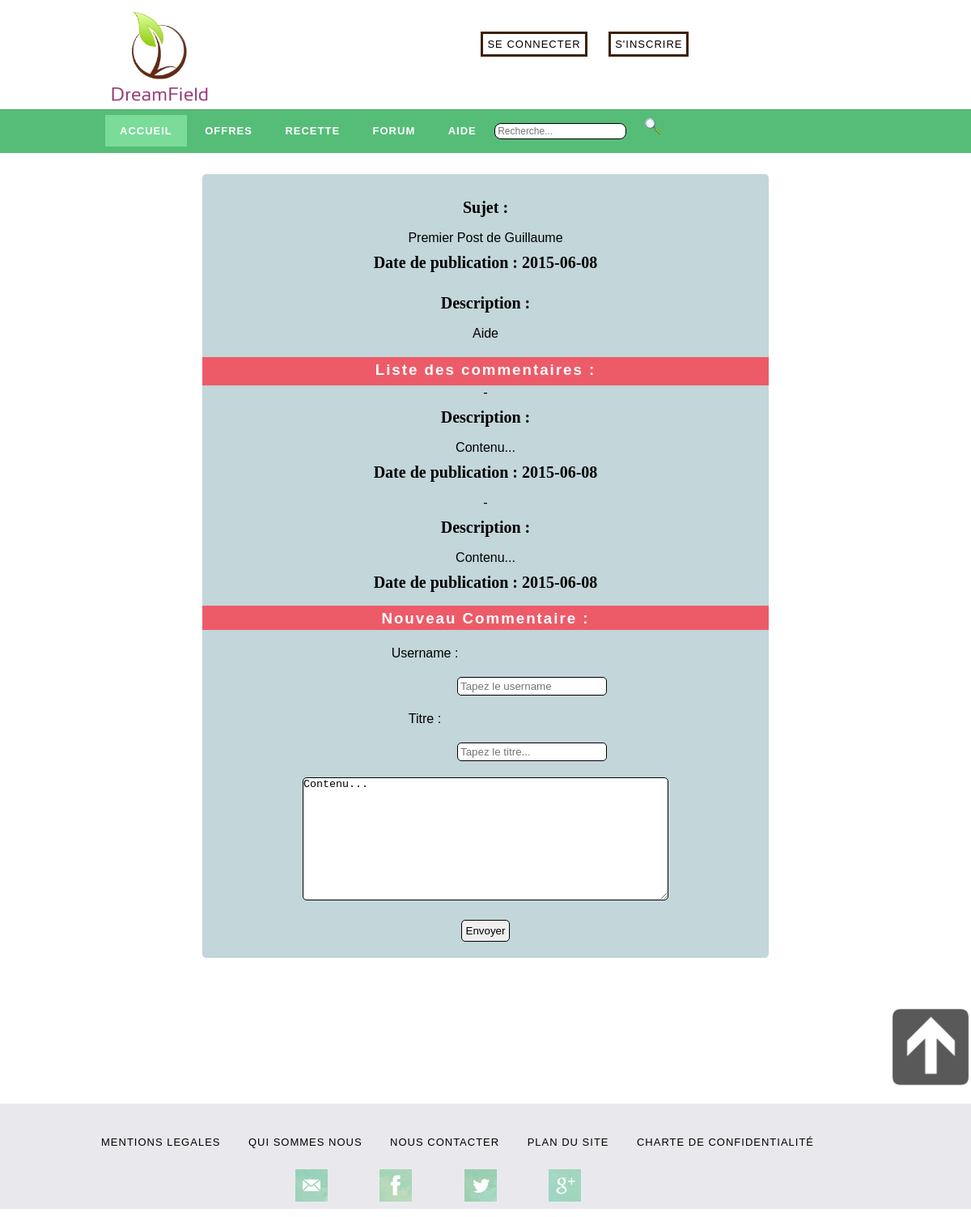
Screenshot of /?page=sujet&id=24 with the database file from the repository.
### tables this page shows
CREATE TABLE `forum` (
`id` int(11) NOT NULL,
  `titre` varchar(30) NOT NULL,
  `username` varchar(20) NOT NULL,
  `question` varchar(255) NOT NULL,
  `date_de_publication` date NOT NULL
);

CREATE TABLE `commentaires` (
`id` int(11) NOT NULL,
  `id_sujet` int(11) NOT NULL,
  `titre` varchar(30) NOT NULL,
  `contenu` varchar(255) NOT NULL,
  `username` varchar(20) NOT NULL,
  `date_de_publication` date NOT NULL
);

### controleurs/sujet.php (called while the page is built)
<?php
require('vues/sujet.php');
?>

### vues/sujet.php (the view)
<?php
		$req = $bdd->query('SELECT id, titre, username, question, date_de_publication FROM forum');?>
<div id="container_sujet">
	<div id="container-bis_sujet">
		<div id="principal_sujet">
			<h3 class="donnee_sujet" >Sujet :</h3>
		</div>
		<?php
		while($cat=$req->fetch())
		{
			if($cat['id']==$_GET['id'])
			{
				?>
			<fieldset>
					<legend><?php echo $cat['titre']." de ".$cat['username'] ?></legend>
					<h3 class="donnee_sujet" id="ddp_sujet">Date de publication : <?php echo $cat['date_de_publication']?></h3>
					<h3 class="donnee_sujet" >Description : </h3><?php echo $cat['question'] ?>
			</fieldset>
			<?php
			}
		}
		$req = $bdd->query('SELECT id, id_sujet, titre, contenu, username, date_de_publication FROM commentaires');?>
		<div id="liste_sujet">
			<h3 id="liste-bis_sujet">Liste des commentaires :</h3>
		</div>
		<?php
			while($cat=$req->fetch())
			{
				if($cat['id_sujet']==$_GET['id'])
					{
		?>
		        <fieldset>
		        	<?php echo $cat['titre'] ?> - <?php echo $cat['username']?>
					<h4 class="donnee_sujet" >Description : </h4><?php echo $cat['contenu'] ?>
					<h4 class="donnee_sujet" >Date de publication : <?php echo $cat['date_de_publication']?> </h4>
				</fieldset>
				<?php
				}
			}
				?>
		<fieldset>
			<div id="newcomment-titre_sujet">
				<h3 class="donneebis_sujet">Nouveau Commentaire :</h3>
			</div>
				<form method="post" action="?page=deposermessage&id=<?php echo $_GET['id'] ?>" >
					<div id="newcomment_sujet">
		                <div class="newcomment-bis_sujet" >Username :</div>  <input class="champ_sujet" type="text" name="username" id="username" placeholder="Tapez le username" /></br>
		                <div class="newcomment-bis_sujet" >Titre :</div>  	<input class="champ_sujet" type="text" name="titre" id="titre" placeholder="Tapez le titre..." /></br>
		            </div>
		            <textarea  id="contenu_sujet" name="contenu" rows="8" cols="45">Contenu...</textarea></br>
		            <input id="envoyer_sujet" type="submit" value="Envoyer" />
	            </form>
		</fieldset>
	</div>
</div>

### static/css/Style_accueil.css (style rules this page uses)
body { font-family: helvetica; }
* { margin: 0px; padding: 0px; border: 0px; text-decoration: none; list-style-type: none; color: black; }

### static/css/Style_connexion.css (style rules this page uses)
body { font-family: helvetica; }
* { margin: 0px; padding: 0px; border: 0px; text-decoration: none; list-style-type: none; color: black; }

### static/css/Style_redirection.css (style rules this page uses)
body { font-family: helvetica; }
* { margin: 0px; padding: 0px; border: 0px; text-decoration: none; list-style-type: none; color: black; }

### static/css/Style_DeposerAnnonce.css (style rules this page uses)
body { font-family: helvetica; }
textarea { min-width:450px; height: 150px; max-width: 450px; }

### static/css/Style_sujet.css (style rules this page uses)
#container_sujet { width: 700px; margin: 0 auto; }
#container-bis_sujet { width: 700px; margin-top: 80px; margin-bottom: 60px; background-color: #C3D6DA; text-align: center; border-radius: 5px; }
.donnee_sujet { height: 40px; width: 400px; padding-top: 10px; margin: 0 auto; font-family: impact; font-size: 20px; }
#liste_sujet { height: 30px; margin-top: 20px; padding-top: 5px; background-color: #ED5B69; }
#liste-bis_sujet { color: #FFF; letter-spacing: 2px; }
#principal_sujet { padding-top: 20px; }
.champ_sujet { border: 1px solid; border-radius: 5px; float: right; margin-top: 20px; }
#contenu_sujet { border: 1px solid; border-radius: 5px; margin: 20px; }
.donneebis_sujet { width: 400px; padding-top: 5px; color: #FFF; letter-spacing: 2px; margin: 0 auto; }
#newcomment-titre_sujet { background-color: #ED5B69; height: 30px; }
#newcomment_sujet { width: 300px; margin: 0 auto; }
.newcomment-bis_sujet { margin-top: 20px; width: 150px; float: left; }
#envoyer_sujet { margin-bottom: 20px; padding: 5px; border: 1px solid; border-radius: 5px; }

### static/css/header.css (style rules this page uses)
input { padding:3px ; }

### rows the page displays
forum: titre "Premier Post", username "Guillaume", date_de_publication "2015-06-08", question "Aide"
commentaires: contenu "Contenu...", date_de_publication "2015-06-08"
commentaires: contenu "Contenu...", date_de_publication "2015-06-08"
